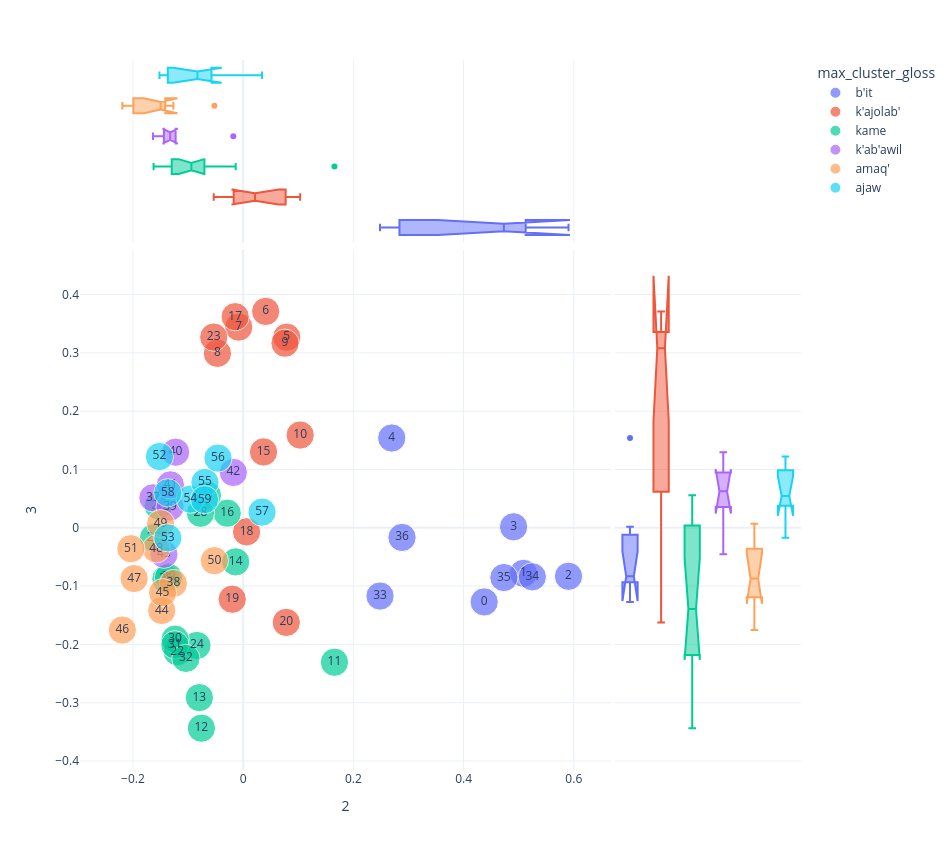
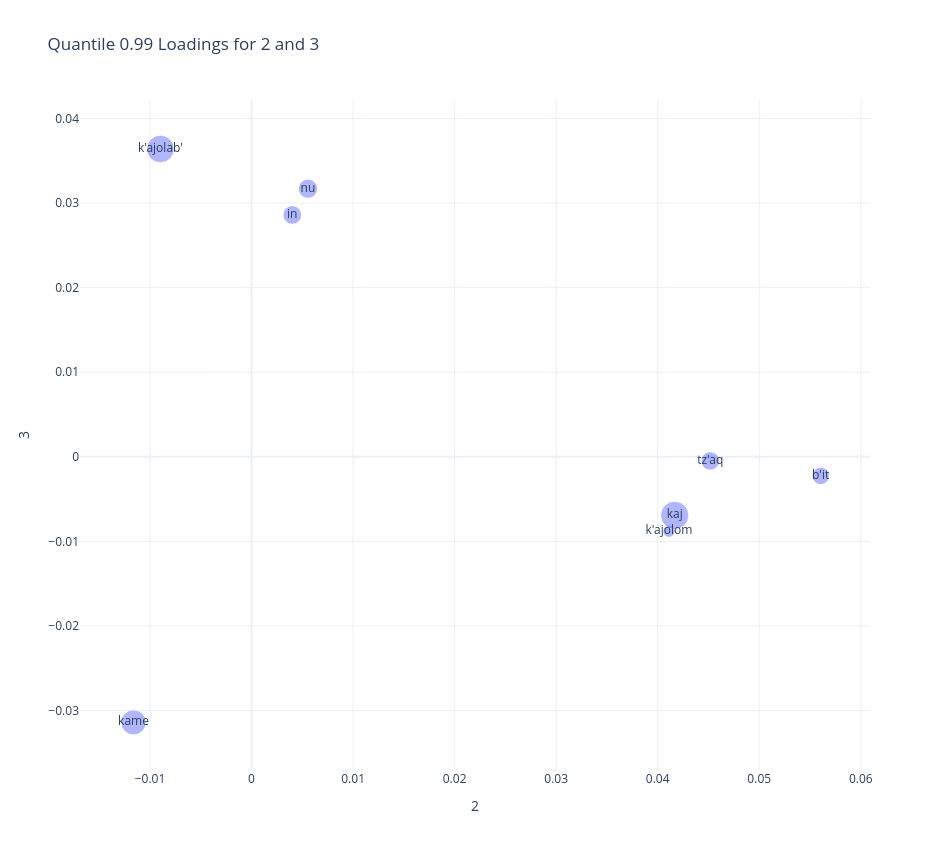

The code cell stored with these charts, in order, in its notebook:
### Code cell
plot_pca(2,3)

### Figure 1 — Plotly figure (JSON) as saved in the notebook; plotly's stock layout.template omitted (floating-point values rounded to 4 significant figures)
{"data": [{"hovertemplate": "max_cluster_gloss=b'it<br>2=%{x}<br>3=%{y}<br>size=%{marker.size}<br>chunk_num=%{text}<extra></extra>", "legendgroup": "b'it", "marker": {"color": "#636efa", "size": [1, 1, 1, 1, 1, 1, 1, 1, 1], "sizemode": "area", "sizeref": 0.0025, "symbol": "circle"}, "mode": "markers+text", "name": "b'it", "orientation": "v", "showlegend": true, "text": [0.0, 1.0, 2.0, 3.0, 4.0, 33.0, 34.0, 35.0, 36.0], "type": "scatter", "x": [0.4373, 0.5086, 0.5904, 0.4907, 0.2696, 0.2483, 0.5247, 0.4731, 0.2882], "xaxis": "x", "y": [-0.1272, -0.07819, -0.08322, 0.001674, 0.1539, -0.1171, -0.08417, -0.08539, -0.01656], "yaxis": "y"}, {"alignmentgroup": "True", "hovertemplate": "max_cluster_gloss=b'it<br>2=%{x}<extra></extra>", "legendgroup": "b'it", "marker": {"color": "#636efa", "symbol": "circle"}, "name": "b'it", "notched": true, "offsetgroup": "b'it", "showlegend": false, "type": "box", "x": [0.4373, 0.5086, 0.5904, 0.4907, 0.2696, 0.2483, 0.5247, 0.4731, 0.2882], "xaxis": "x3", "yaxis": "y3"}, {"alignmentgroup": "True", "hovertemplate": "max_cluster_gloss=b'it<br>3=%{y}<extra></extra>", "legendgroup": "b'it", "marker": {"color": "#636efa", "symbol": "circle"}, "name": "b'it", "notched": true, "offsetgroup": "b'it", "showlegend": false, "type": "box", "xaxis": "x2", "y": [-0.1272, -0.07819, -0.08322, 0.001674, 0.1539, -0.1171, -0.08417, -0.08539, -0.01656], "yaxis": "y2"}, {"hovertemplate": "max_cluster_gloss=k'ajolab'<br>2=%{x}<br>3=%{y}<br>size=%{marker.size}<br>chunk_num=%{text}<extra></extra>", "legendgroup": "k'ajolab'", "marker": {"color": "#EF553B", "size": [1, 1, 1, 1, 1, 1, 1, 1, 1, 1, 1, 1], "sizemode": "area", "sizeref": 0.0025, "symbol": "circle"}, "mode": "markers+text", "name": "k'ajolab'", "orientation": "v", "showlegend": true, "text": [5.0, 6.0, 7.0, 8.0, 9.0, 10.0, 15.0, 17.0, 18.0, 19.0, 20.0, 23.0], "type": "scatter", "x": [0.07906, 0.0408, -0.008039, -0.0468, 0.07594, 0.1034, 0.03694, -0.01452, 0.006226, -0.01991, 0.07821, -0.05343], "xaxis": "x", "y": [0.3268, 0.3711, 0.3442, 0.2991, 0.3166, 0.159, 0.1301, 0.362, -0.006929, -0.1226, -0.1623, 0.3269], "yaxis": "y"}, {"alignmentgroup": "True", "hovertemplate": "max_cluster_gloss=k'ajolab'<br>2=%{x}<extra></extra>", "legendgroup": "k'ajolab'", "marker": {"color": "#EF553B", "symbol": "circle"}, "name": "k'ajolab'", "notched": true, "offsetgroup": "k'ajolab'", "showlegend": false, "type": "box", "x": [0.07906, 0.0408, -0.008039, -0.0468, 0.07594, 0.1034, 0.03694, -0.01452, 0.006226, -0.01991, 0.07821, -0.05343], "xaxis": "x3", "yaxis": "y3"}, {"alignmentgroup": "True", "hovertemplate": "max_cluster_gloss=k'ajolab'<br>3=%{y}<extra></extra>", "legendgroup": "k'ajolab'", "marker": {"color": "#EF553B", "symbol": "circle"}, "name": "k'ajolab'", "notched": true, "offsetgroup": "k'ajolab'", "showlegend": false, "type": "box", "xaxis": "x2", "y": [0.3268, 0.3711, 0.3442, 0.2991, 0.3166, 0.159, 0.1301, 0.362, -0.006929, -0.1226, -0.1623, 0.3269], "yaxis": "y2"}, {"hovertemplate": "max_cluster_gloss=kame<br>2=%{x}<br>3=%{y}<br>size=%{marker.size}<br>chunk_num=%{text}<extra></extra>", "legendgroup": "kame", "marker": {"color": "#00cc96", "size": [1, 1, 1, 1, 1, 1, 1, 1, 1, 1, 1, 1, 1, 1, 1, 1], "sizemode": "area", "sizeref": 0.0025, "symbol": "circle"}, "mode": "markers+text", "name": "kame", "orientation": "v", "showlegend": true, "text": [11.0, 12.0, 13.0, 14.0, 16.0, 21.0, 22.0, 24.0, 25.0, 26.0, 27.0, 28.0, 29.0, 30.0, 31.0, 32.0], "type": "scatter", "x": [0.1656, -0.07586, -0.07954, -0.01356, -0.02897, -0.06493, -0.1197, -0.08395, -0.1402, -0.1541, -0.1627, -0.07746, -0.1354, -0.1235, -0.1239, -0.104], "xaxis": "x", "y": [-0.2306, -0.3437, -0.2913, -0.0585, 0.02501, 0.05567, -0.2126, -0.2018, -0.08761, 0.03779, -0.01696, 0.02488, -0.08509, -0.1911, -0.2008, -0.224], "yaxis": "y"}, {"alignmentgroup": "True", "hovertemplate": "max_cluster_gloss=kame<br>2=%{x}<extra></extra>", "legendgroup": "kame", "marker": {"color": "#00cc96", "symbol": "circle"}, "name": "kame", "notched": true, "offsetgroup": "kame", "showlegend": false, "type": "box", "x": [0.1656, -0.07586, -0.07954, -0.01356, -0.02897, -0.06493, -0.1197, -0.08395, -0.1402, -0.1541, -0.1627, -0.07746, -0.1354, -0.1235, -0.1239, -0.104], "xaxis": "x3", "yaxis": "y3"}, {"alignmentgroup": "True", "hovertemplate": "max_cluster_gloss=kame<br>3=%{y}<extra></extra>", "legendgroup": "kame", "marker": {"color": "#00cc96", "symbol": "circle"}, "name": "kame", "notched": true, "offsetgroup": "kame", "showlegend": false, "type": "box", "xaxis": "x2", "y": [-0.2306, -0.3437, -0.2913, -0.0585, 0.02501, 0.05567, -0.2126, -0.2018, -0.08761, 0.03779, -0.01696, 0.02488, -0.08509, -0.1911, -0.2008, -0.224], "yaxis": "y2"}, {"hovertemplate": "max_cluster_gloss=k'ab'awil<br>2=%{x}<br>3=%{y}<br>size=%{marker.size}<br>chunk_num=%{text}<extra></extra>", "legendgroup": "k'ab'awil", "marker": {"color": "#ab63fa", "size": [1, 1, 1, 1, 1, 1], "sizemode": "area", "sizeref": 0.0025, "symbol": "circle"}, "mode": "markers+text", "name": "k'ab'awil", "orientation": "v", "showlegend": true, "text": [37.0, 39.0, 40.0, 41.0, 42.0, 43.0], "type": "scatter", "x": [-0.1637, -0.1328, -0.1226, -0.1321, -0.01786, -0.1438], "xaxis": "x", "y": [0.05142, 0.03563, 0.1296, 0.07354, 0.09485, -0.04543], "yaxis": "y"}, {"alignmentgroup": "True", "hovertemplate": "max_cluster_gloss=k'ab'awil<br>2=%{x}<extra></extra>", "legendgroup": "k'ab'awil", "marker": {"color": "#ab63fa", "symbol": "circle"}, "name": "k'ab'awil", "notched": true, "offsetgroup": "k'ab'awil", "showlegend": false, "type": "box", "x": [-0.1637, -0.1328, -0.1226, -0.1321, -0.01786, -0.1438], "xaxis": "x3", "yaxis": "y3"}, {"alignmentgroup": "True", "hovertemplate": "max_cluster_gloss=k'ab'awil<br>3=%{y}<extra></extra>", "legendgroup": "k'ab'awil", "marker": {"color": "#ab63fa", "symbol": "circle"}, "name": "k'ab'awil", "notched": true, "offsetgroup": "k'ab'awil", "showlegend": false, "type": "box", "xaxis": "x2", "y": [0.05142, 0.03563, 0.1296, 0.07354, 0.09485, -0.04543], "yaxis": "y2"}, {"hovertemplate": "max_cluster_gloss=amaq'<br>2=%{x}<br>3=%{y}<br>size=%{marker.size}<br>chunk_num=%{text}<extra></extra>", "legendgroup": "amaq'", "marker": {"color": "#FFA15A", "size": [1, 1, 1, 1, 1, 1, 1, 1, 1], "sizemode": "area", "sizeref": 0.0025, "symbol": "circle"}, "mode": "markers+text", "name": "amaq'", "orientation": "v", "showlegend": true, "text": [38.0, 44.0, 45.0, 46.0, 47.0, 48.0, 49.0, 50.0, 51.0], "type": "scatter", "x": [-0.1266, -0.1477, -0.1462, -0.2193, -0.1979, -0.1579, -0.1498, -0.05223, -0.2038], "xaxis": "x", "y": [-0.09554, -0.1419, -0.1114, -0.1754, -0.0871, -0.03625, 0.007056, -0.05648, -0.03587], "yaxis": "y"}, {"alignmentgroup": "True", "hovertemplate": "max_cluster_gloss=amaq'<br>2=%{x}<extra></extra>", "legendgroup": "amaq'", "marker": {"color": "#FFA15A", "symbol": "circle"}, "name": "amaq'", "notched": true, "offsetgroup": "amaq'", "showlegend": false, "type": "box", "x": [-0.1266, -0.1477, -0.1462, -0.2193, -0.1979, -0.1579, -0.1498, -0.05223, -0.2038], "xaxis": "x3", "yaxis": "y3"}, {"alignmentgroup": "True", "hovertemplate": "max_cluster_gloss=amaq'<br>3=%{y}<extra></extra>", "legendgroup": "amaq'", "marker": {"color": "#FFA15A", "symbol": "circle"}, "name": "amaq'", "notched": true, "offsetgroup": "amaq'", "showlegend": false, "type": "box", "xaxis": "x2", "y": [-0.09554, -0.1419, -0.1114, -0.1754, -0.0871, -0.03625, 0.007056, -0.05648, -0.03587], "yaxis": "y2"}, {"hovertemplate": "max_cluster_gloss=ajaw<br>2=%{x}<br>3=%{y}<br>size=%{marker.size}<br>chunk_num=%{text}<extra></extra>", "legendgroup": "ajaw", "marker": {"color": "#19d3f3", "size": [1, 1, 1, 1, 1, 1, 1, 1], "sizemode": "area", "sizeref": 0.0025, "symbol": "circle"}, "mode": "markers+text", "name": "ajaw", "orientation": "v", "showlegend": true, "text": [52.0, 53.0, 54.0, 55.0, 56.0, 57.0, 58.0, 59.0], "type": "scatter", "x": [-0.1519, -0.1368, -0.0959, -0.06934, -0.04573, 0.03426, -0.1368, -0.07016], "xaxis": "x", "y": [0.1222, -0.0173, 0.04906, 0.07772, 0.1196, 0.02685, 0.05994, 0.04828], "yaxis": "y"}, {"alignmentgroup": "True", "hovertemplate": "max_cluster_gloss=ajaw<br>2=%{x}<extra></extra>", "legendgroup": "ajaw", "marker": {"color": "#19d3f3", "symbol": "circle"}, "name": "ajaw", "notched": true, "offsetgroup": "ajaw", "showlegend": false, "type": "box", "x": [-0.1519, -0.1368, -0.0959, -0.06934, -0.04573, 0.03426, -0.1368, -0.07016], "xaxis": "x3", "yaxis": "y3"}, {"alignmentgroup": "True", "hovertemplate": "max_cluster_gloss=ajaw<br>3=%{y}<extra></extra>", "legendgroup": "ajaw", "marker": {"color": "#19d3f3", "symbol": "circle"}, "name": "ajaw", "notched": true, "offsetgroup": "ajaw", "showlegend": false, "type": "box", "xaxis": "x2", "y": [0.1222, -0.0173, 0.04906, 0.07772, 0.1196, 0.02685, 0.05994, 0.04828], "yaxis": "y2"}], "layout": {"height": 850, "legend": {"itemsizing": "constant", "title": {"text": "max_cluster_gloss"}, "tracegroupgap": 0}, "margin": {"t": 60}, "width": 950, "xaxis": {"anchor": "y", "domain": [0, 0.7363], "title": {"text": "2"}}, "xaxis2": {"anchor": "y2", "domain": [0.7413, 1], "matches": "x2", "showgrid": false, "showline": false, "showticklabels": false, "ticks": ""}, "xaxis3": {"anchor": "y3", "domain": [0, 0.7363], "matches": "x", "showgrid": true, "showticklabels": false}, "xaxis4": {"anchor": "y4", "domain": [0.7413, 1], "matches": "x2", "showgrid": false, "showline": false, "showticklabels": false, "ticks": ""}, "yaxis": {"anchor": "x", "domain": [0, 0.7326], "title": {"text": "3"}}, "yaxis2": {"anchor": "x2", "domain": [0, 0.7326], "matches": "y", "showgrid": true, "showticklabels": false}, "yaxis3": {"anchor": "x3", "domain": [0.7426, 1], "matches": "y3", "showgrid": false, "showline": false, "showticklabels": false, "ticks": ""}, "yaxis4": {"anchor": "x4", "domain": [0.7426, 1], "matches": "y3", "showgrid": true, "showline": false, "showticklabels": false, "ticks": ""}}}

### Figure 2 — Plotly figure (JSON) as saved in the notebook; plotly's stock layout.template omitted (floating-point values rounded to 4 significant figures)
{"data": [{"hovertemplate": "2=%{x}<br>3=%{y}<br>n=%{marker.size}<br>text=%{text}<extra></extra>", "legendgroup": "", "marker": {"color": "#636efa", "opacity": 0.5, "size": [35, 17, 91, 39, 40, 87, 72, 42], "sizemode": "area", "sizeref": 0.2275, "symbol": "circle"}, "mode": "markers+text", "name": "", "orientation": "v", "showlegend": false, "text": ["b'it", "k'ajolom", "kaj", "tz'aq", "in", "k'ajolab'", "kame", "nu"], "type": "scatter", "x": [0.05605, 0.04111, 0.04167, 0.04517, 0.00401, -0.008975, -0.01162, 0.005554], "xaxis": "x", "y": [-0.002253, -0.008803, -0.006916, -0.000484, 0.02859, 0.03639, -0.0314, 0.03169], "yaxis": "y"}], "layout": {"height": 850, "legend": {"itemsizing": "constant", "tracegroupgap": 0}, "title": {"text": "Quantile 0.99 Loadings for 2 and 3"}, "width": 950, "xaxis": {"anchor": "y", "domain": [0, 1], "title": {"text": "2"}}, "yaxis": {"anchor": "x", "domain": [0, 1], "title": {"text": "3"}}}}
